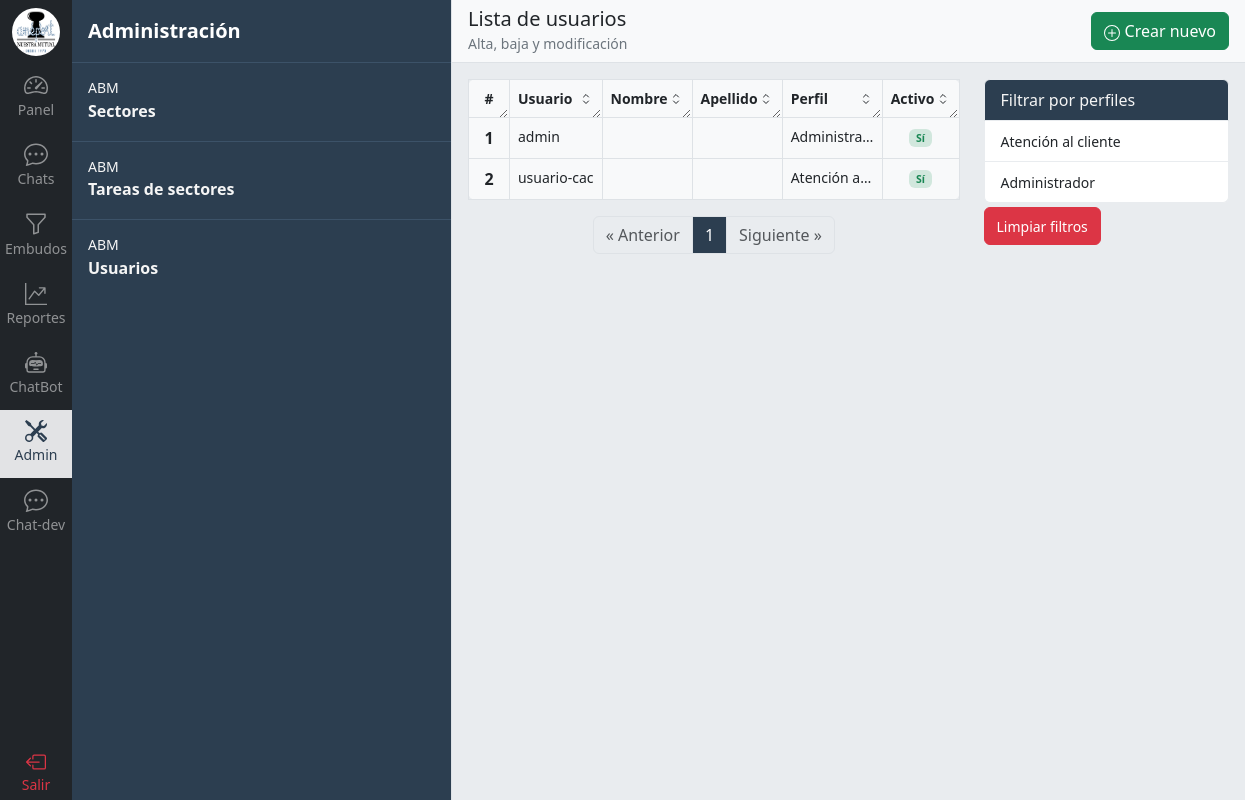
Page /administracion/usuario/lista/ (signed in) on the committed database.
### usuario/models.py (models this page shows, shortened)
class Usuario(AbstractUser):
    perfil = models.ForeignKey(Perfil, related_name="usuarios",on_delete=models.CASCADE, null=True, blank=True)
    class Meta:
        verbose_name_plural = 'Usuarios'

class Perfil(models.Model):
    nombre = models.CharField(max_length=35)
    class Meta:
        verbose_name_plural = 'Perfiles'
    def __str__(self):
        return self.nombre

### dashboard/views.py (the view)
# urls.py: path('administracion/usuario/lista/', administrador_requirido(views.UsuarioListView.as_view()), name='usuario-lista'),
class UsuarioListView(ListView):
    model = Usuario
    paginate_by = 10
    template_name = 'dashboard/admin/usuario/list.html'
    def get_queryset(self):
        queryset = super().get_queryset()
        perfil_id = self.request.GET.get('perfil')
        ordenar = self.request.GET.get('ordenar')
        if perfil_id:
            lookup = Q(perfil__id=perfil_id)
            queryset = queryset.filter(lookup)
        if ordenar:
            queryset = queryset.order_by(ordenar)
        return queryset
    def get_context_data(self, **kwargs):
        context = super().get_context_data(**kwargs)
        if self.request.GET.get('perfil'):
            context['perfil'] = self.request.GET.get('perfil')
        if self.request.GET.get('ordenar'):
            context['ordenar'] = self.request.GET.get('ordenar')
        context.update({
            'titulo_vista': 'Crear Tarea',
            'descripcion_vista': 'Nuevo registro',
            'perfiles': Perfil.objects.all()
        })
        return context

### templates/dashboard/admin/usuario/list.html (shortened to what this page needs)
{% extends 'base.html' %}
{% load static %}
{% load humanize %}
{% block content %}
{% include 'navbar.html' %}
{% include 'dashboard/admin/admin_navbar.html' %}
<div class="d-flex flex-column justify-content-between w-100 scroll-white position-relative">
  <div class="d-flex justify-content-between align-items-center gap-3 text-decoration-none p-3 border-bottom bg-body-tertiary" style="height: 63px">
    <div>
      <h5 class="m-0">Lista de usuarios</h5>
      <p class="m-0 text-secondary"><small>Alta, baja y modificación</small></p>
    </div>
    <div>
      <a href="{% url 'usuario-crear' %}" class="btn btn-success">
        Crear nuevo
      </a>
    </div>
  </div>
  <div class="d-flex flex-row gap-4 bg-body-secondary p-3 h-100 overflow-y-scroll">
    <div class="flex-grow-1">
      <table class="table table-bordered bg-light rounded-3">
        <thead>
          <tr class="">
            <th class="text-center" scope="col" style="width: 50px;">#</th>
            <th scope="col">
              <a href="?perfil={{perfil}}&{% if ordenar != 'username' %}ordenar=username{% else %}ordenar=-username{% endif %}" class="text-decoration-none text-dark d-flex justify-content-between align-items-center">
                Usuario
                <svg xmlns="http://www.w3.org/2000/svg" width="16" height="16" fill="none" viewBox="0 0 24 24" stroke-width="1.5" stroke="currentColor">
                  <path stroke-linecap="round" stroke-linejoin="round" d="M8.25 15L12 18.75 15.75 15m-7.5-6L12 5.25 15.75 9" />
                </svg>
              </a>
            </th>
            <th scope="col">
              <a href="?perfil={{perfil}}&{% if ordenar != 'first_name' %}ordenar=first_name{% else %}ordenar=-first_name{% endif %}" class="text-decoration-none text-dark d-flex justify-content-between align-items-center">
                Nombre
                <svg xmlns="http://www.w3.org/2000/svg" width="16" height="16" fill="none" viewBox="0 0 24 24" stroke-width="1.5" stroke="currentColor">
                  <path stroke-linecap="round" stroke-linejoin="round" d="M8.25 15L12 18.75 15.75 15m-7.5-6L12 5.25 15.75 9" />
                </svg>
              </a>
            </th>
            <th scope="col">
              <a href="?perfil={{perfil}}&{% if ordenar != 'last_name' %}ordenar=last_name{% else %}ordenar=-last_name{% endif %}" class="text-decoration-none text-dark d-flex justify-content-between align-items-center">
                Apellido
                <svg xmlns="http://www.w3.org/2000/svg" width="16" height="16" fill="none" viewBox="0 0 24 24" stroke-width="1.5" stroke="currentColor">
                  <path stroke-linecap="round" stroke-linejoin="round" d="M8.25 15L12 18.75 15.75 15m-7.5-6L12 5.25 15.75 9" />
                </svg>
              </a>
            </th>
            <th scope="col">
              <a href="?perfil={{perfil}}&{% if ordenar != 'perfil' %}ordenar=perfil{% else %}ordenar=-perfil{% endif %}" class="text-decoration-none text-dark d-flex justify-content-between align-items-center">
                Perfil
                <svg xmlns="http://www.w3.org/2000/svg" width="16" height="16" fill="none" viewBox="0 0 24 24" stroke-width="1.5" stroke="currentColor">
                  <path stroke-linecap="round" stroke-linejoin="round" d="M8.25 15L12 18.75 15.75 15m-7.5-6L12 5.25 15.75 9" />
                </svg>
              </a>
            </th>
            <th scope="col">
              <a href="?perfil={{perfil}}&{% if ordenar != 'is_active' %}ordenar=is_active{% else %}ordenar=-is_active{% endif %}" class="text-decoration-none text-dark d-flex justify-content-between align-items-center">
                Activo
                <svg xmlns="http://www.w3.org/2000/svg" width="16" height="16" fill="none" viewBox="0 0 24 24" stroke-width="1.5" stroke="currentColor">
                  <path stroke-linecap="round" stroke-linejoin="round" d="M8.25 15L12 18.75 15.75 15m-7.5-6L12 5.25 15.75 9" />
                </svg>
              </a>
            </th>
          </tr>
        </thead>
        <tbody>
          {% for object in object_list %}
          <tr class="tr-linea" data-href="{% url 'usuario-detalle' object.pk %}">
            <th class="text-center" scope="row">{{ object.id }}</th>
            <td>{{ object.username }}</td>
            <td>{{ object.first_name }}</td>
            <td>{{ object.last_name }}</td>
            <td>{{ object.perfil|default:'' }}</td>
            {% if object.is_active %}
              <td class="text-center">
                <span class="badge bg-success-subtle text-success">Sí</span>
              </td>
            {% else %}
              <td class="text-center">
                <span class="badge bg-danger-subtle text-danger">No</span>
              </td>
            {% endif %}
          </tr>
          {% endfor %}
        </tbody>
      </table>
      {% include 'paginator.html' %}
    </div>
    <div id="filter" style="width: 250px;">
      <div class="list-group">
        <a class="list-group-item list-group-item-action border-light-subtle bg-union-no-hover" aria-disabled="true">Filtrar por perfiles</a>
        {% for perfil in perfiles %}
          <a href="?perfil={{ perfil.id }}" class="list-group-item list-group-item-action border-light-subtle"><small>{{ perfil }}</small></a>
        {% endfor %}
      </div>
        <a href="?" class="btn btn-danger mt-1"><small>Limpiar filtros</small></a>
    </div>
  </div>
</div>
{% endblock %}

### static/css/style.css (style rules this page uses)
:root { --primary-color: rgb(44, 62, 80); --primary-hover-color: #3c5268; --primary-light-color: rgb(80, 107, 133); --secondary-color: #FFFFFF; --secondary-light-color: #dee2e7; }
.bg-union-no-hover { background-color: var(--primary-color); color: #f5f5f5; }
.list-group-item { border-color: var(--primary-hover-color); }
thead > tr > th { resize: horizontal; overflow: hidden; white-space: nowrap; font-size: 14px; }
td { white-space: nowrap; text-overflow: ellipsis; overflow: hidden; max-width: 100px; font-size: 14px; }

### rows in the picture
Usuario: id "1", username "admin", perfil "Administra…", is_active "Sí"
Usuario: id "2", username "usuario-cac", perfil "Atención a…", is_active "Sí"
Perfil: nombre "Atención al cliente"
Perfil: nombre "Administrador"

### other values in the picture
{{ page_obj.number }} "1"
